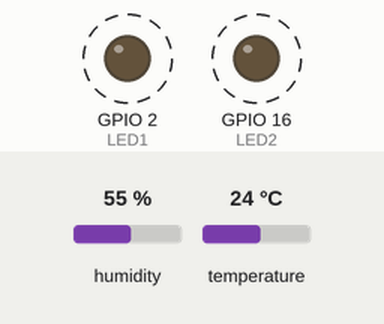
Recording of a sketch running on a simulated ESP8266 (NodeMCU). Parts: output pins drawn as LEDs (lit = HIGH). Dashed ring = blinking. The test bench sets the inputs (shaded band); at power-on: humidity 55 %, temperature 24 °C. WiFi joins after 1.5 s; servers stay silent unless stated; no MQTT or app messages arrive unless stated; not simulated (calls return 0 or success): src/secrets/WiFiCredentials.h; what the sketch prints to the serial monitor is not drawn.

Above: at 2.02 s.
Timing chart, 0 to 5.0 s (numbered marks = the images above):
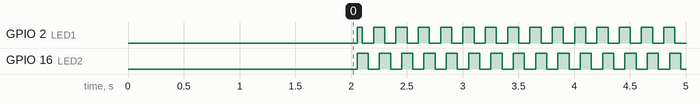

The sketch:

Tasks.ino
```cpp
#include <Adafruit_Sensor.h>
#include <DHT.h>
#include <ESP8266WiFi.h>
#include <PubSubClient.h>
#include "src/secrets/WiFiCredentials.h"

#define DHTPIN 5
#define DHTTYPE DHT11
#define LED1 LED_BUILTIN
#define LED2 16

// HIVEMQ MQTT Broker credentials
const char* mqtt_broker = "broker.hivemq.com";
const char* mqtt_topic = "ucol/diplomado/ceron";
const char* mqtt_client_id = "cliente_ceron";
const int mqtt_port = 1883;

// Task timers and intervals
unsigned long previousMillis1 = 0;
unsigned long interval1 = 100;  // Task 1 interval (e.g., 200 milliseconds)

unsigned long previousMillis2 = 0;
unsigned long interval2 = 5000;  // Task 2 interval (e.g., 5000 milliseconds)

unsigned long previousMillis3 = 0;

// DHT Temperature and Humidity Sensor setup
DHT dht(DHTPIN, DHTTYPE);

WiFiClient wifiClient;
PubSubClient mqttClient(wifiClient);

void reconnect() {
  while (!mqttClient.connected()) {
    Serial.println("Conectando con el broker MQTT...");

    if (mqttClient.connect(mqtt_client_id)) {
      Serial.println("Conectado al broker MQTT.");
    } else {
      Serial.print("Error: ");
      Serial.println(mqttClient.state());
      Serial.println("Reintento en 5 segundos...");
      delay(5000);
    }
  }
}

void setup() {
  // put your setup code here, to run once:
  Serial.begin(115200);
  dht.begin();

  WiFi.begin(SSID, WIFI_PASSWORD);
  Serial.printf("\n");
  Serial.printf("Conectando a Wi-Fi");
  while (WiFi.status() != WL_CONNECTED) {
    delay(1000);
    Serial.println(".");
  }

  Serial.print("Conectado con la IP: ");
  Serial.println(WiFi.localIP());
  pinMode(LED1, OUTPUT);
  pinMode(LED2, OUTPUT);
}

void blink(unsigned long currentMillis) {
  // --- Task 1 ---
  if (currentMillis - previousMillis1 >= interval1) {
    previousMillis1 = currentMillis;

    // Toggle the state of LED 1
    if (digitalRead(LED1) == LOW) {
      digitalWrite(LED1, HIGH);
    } else {
      digitalWrite(LED1, LOW);
    }
  }

  // --- Task 2 ---
  currentMillis = millis();  // Get the current time again (or use the previous one)

  if (currentMillis - previousMillis2 >= interval1) {
    previousMillis2 = currentMillis;

    // Toggle the state of LED 2
    if (digitalRead(LED2) == LOW) {
      digitalWrite(LED2, HIGH);
    } else {
      digitalWrite(LED2, LOW);
    }
  }
}

void readSensorsAndPublish(unsigned long currentMillis) {
  if (currentMillis - previousMillis3 >= interval2) {
    previousMillis3 = currentMillis;

    // Read Sensors and Publish to HiveMQ
    float t = dht.readTemperature();
    float h = dht.readHumidity();

    Serial.printf("Temperatura %f C, humedad %f %\n", t, h);

    char json[200];
    sprintf(json, "{\"temperature\": %f,\"humidity\": %f}", t, h);
    Serial.println(json);
    mqttClient.publish(mqtt_topic, json);
  }
}

void loop() {
  unsigned long currentMillis = millis();

  mqttClient.setServer(mqtt_broker, mqtt_port);

  if (!mqttClient.connected()) {
    reconnect();
  }
  mqttClient.loop();
  // put your main code here, to run repeatedly:
  blink(currentMillis);
  readSensorsAndPublish(currentMillis);
}
```

Measured:
- by itself, GPIO 2 (LED1), GPIO 16 (LED2): alternates HIGH for 0.10 s and LOW for 0.10 s
